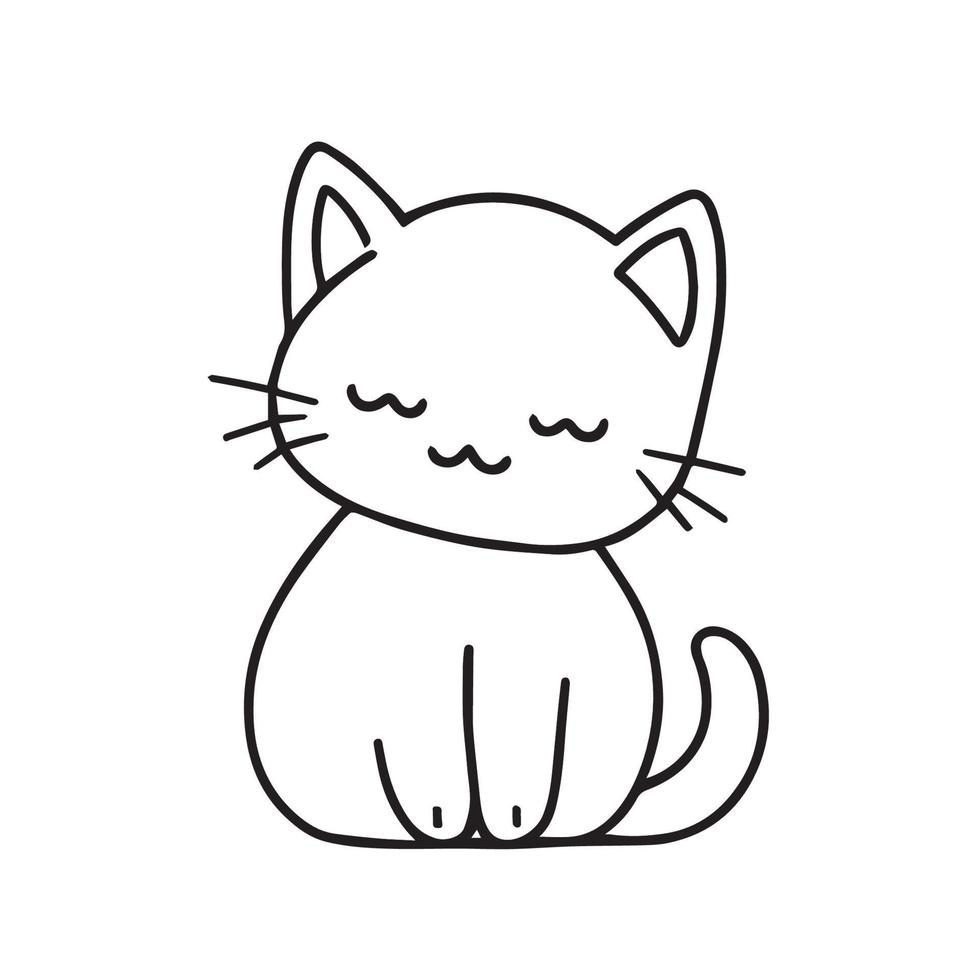
#> input picture input/cat.jpg, 980 x 980 px
$ python -i skeleton.py   (imports and definitions only)
#> lines starting #> are read from the running program, lines starting #| are printed output that depends on the picture; after the words box and inside, x2 and y2 are one past the last pixel; in counts of white or black regions, pixels touching at a corner belong together
import cv2
import numpy as np
from skimage.morphology import skeletonize, thin, medial_axis


def gen_skel(file_path, output):
    """
    Generate a skeleton from an image file.
    """
#> called with file_path = '../input/cat.jpg', output = 'out.png'

    # Load and resize image
    img = cv2.imread(file_path, cv2.IMREAD_GRAYSCALE)
#> img: shape (980, 980); min 0, max 255, mean 243.9
    img = cv2.resize(img, (480, 480))  # Resize to square
#> img: shape (480, 480)

    # Blur to reduce noise
    blurred = cv2.GaussianBlur(img, (5, 5), 0)
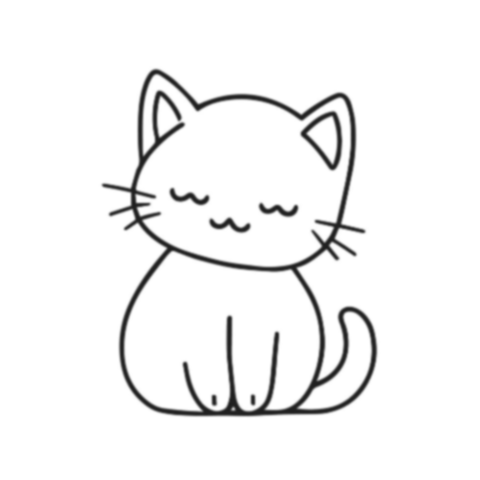
#> blurred: shape (480, 480); min 29, max 255, mean 243.9

    # Canny edges
    edges = cv2.Canny(blurred, threshold1=50, threshold2=150)
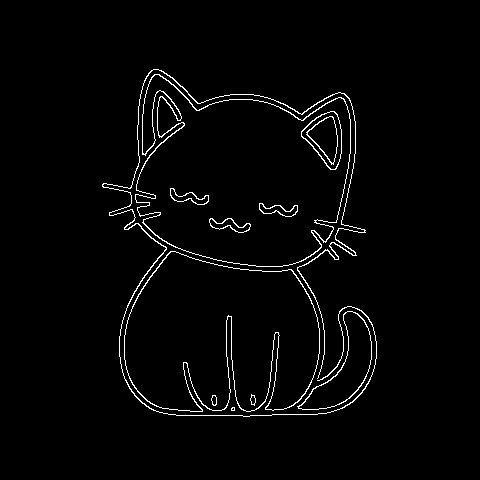
#> edges: shape (480, 480); 2.3% white in thin lines or dots, all inside (x1, y1, x2, y2) = (102, 69, 377, 417)

    # Convert to binary boolean format for skeletonization
    edges_bool = edges > 0

    skeleton = medial_axis(edges_bool)
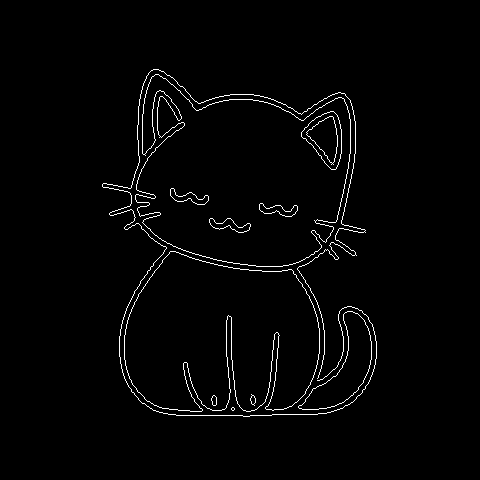
#> skeleton: shape (480, 480) bool; 1.9% white in thin lines or dots, all inside (x1, y1, x2, y2) = (102, 69, 377, 417)

    # Thin image
    skeleton = thin(edges_bool, max_num_iter=10)
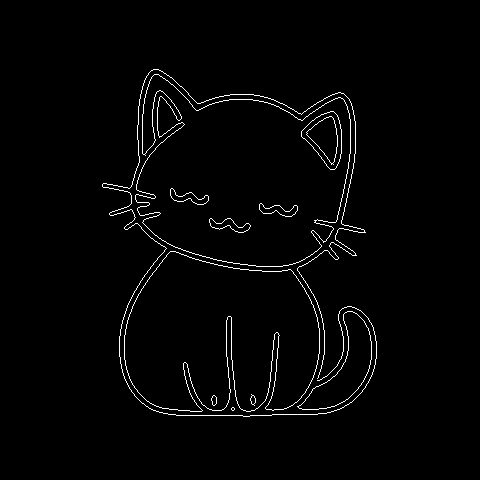
#> skeleton: shape (480, 480) bool; 1.8% white in thin lines or dots, all inside (x1, y1, x2, y2) = (102, 69, 377, 417)

    # Skeleton must be uint8 for OpenCV
    skeleton_uint8 = (skeleton * 255).astype(np.uint8)

    kernel = cv2.getStructuringElement(
        cv2.MORPH_ELLIPSE, (3, 3)
    )  # You can try (5,5) for more merging

    # Dilate slightly to connect small gaps in the skeleton
    dilated = cv2.dilate(skeleton_uint8, kernel, iterations=3)
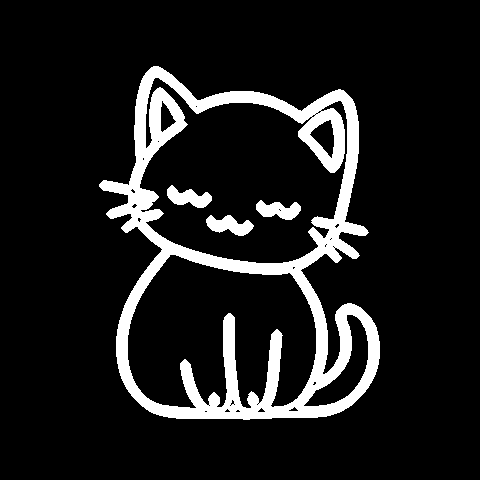
#> dilated: shape (480, 480); 11.3% white; 4 white regions, box (x1, y1, x2, y2) and area: (99, 66, 380, 420) 24295, (206, 215, 254, 236) 596, (167, 185, 212, 208) 582, (256, 200, 301, 220) 565

    # Reskeletonize the dilated image
    skeleton = skeletonize(dilated > 0)
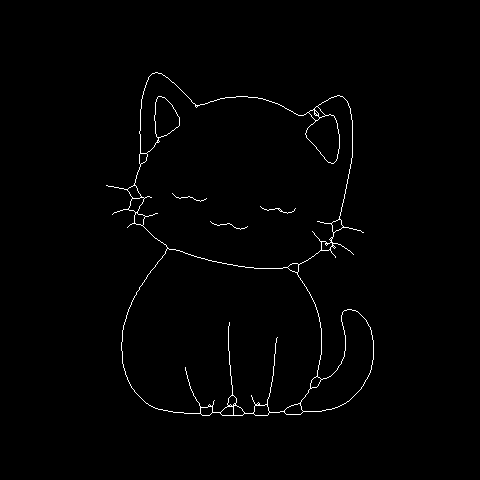
#> skeleton: shape (480, 480) bool; 1% white in thin lines or dots, all inside (x1, y1, x2, y2) = (106, 72, 374, 416)
    # skeleton = medial_axis(dilated > 0)

    skeleton_uint8 = (skeleton * 255).astype(np.uint8)

    # Save the processed image skeleton to file
    cv2.imwrite(output, skeleton_uint8)

    return skeleton

>>> result = gen_skel('../input/cat.jpg', 'out.png')
